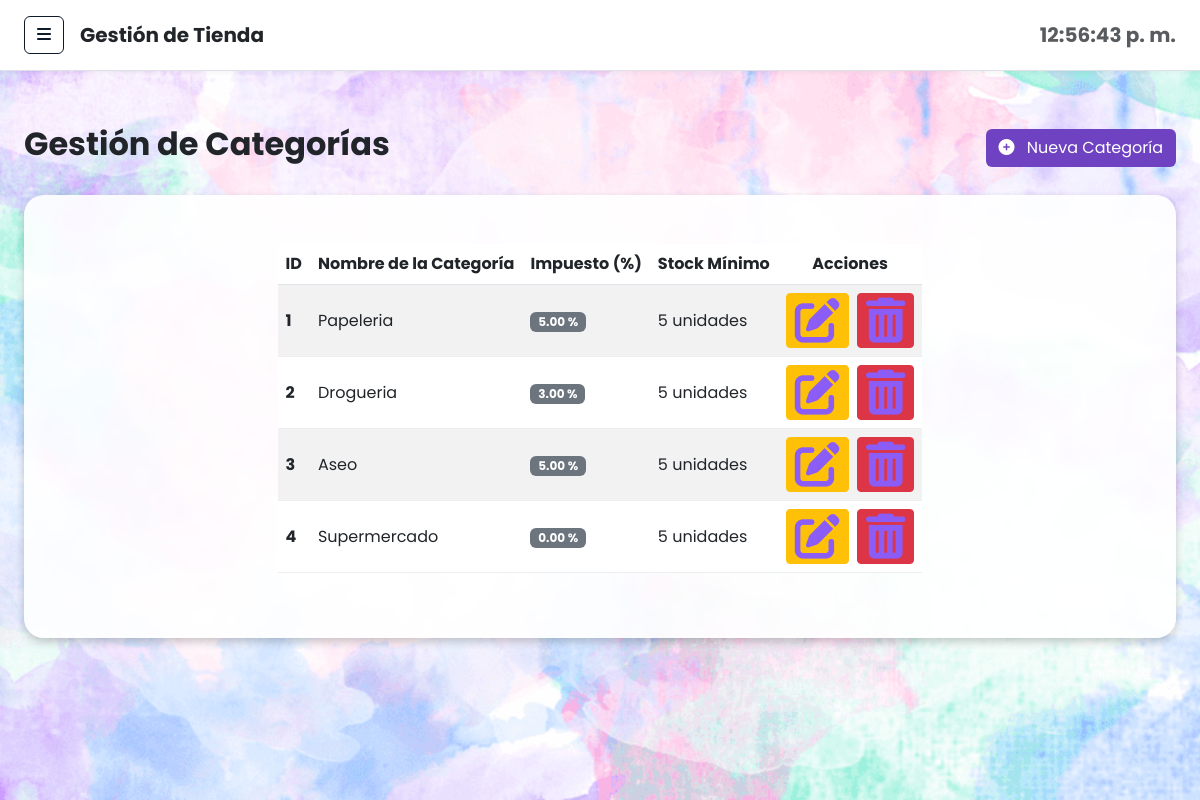
The app's page /categoria/selecionar.php with its own data.
### tables this page shows
CREATE TABLE `categoria` (
  `id_categoria` int NOT NULL,
  `nombre` varchar(50) NOT NULL,
  `porcentaje_impuesto` decimal(5,2) NOT NULL,
  `stock_minimo` int NOT NULL DEFAULT '5'
);

### categoria/selecionar.php (the view, shortened to what this page needs)
<?php
require_once '../config/conexion.php';
$query = "SELECT * FROM Categoria";
$resultado = $conexion->query($query);
include '../includes/header.php';
include '../includes/sidebar.php';
?>
<div class="d-flex justify-content-between align-items-center mb-4">
    <h2 class="text-dark fw-bold">Gestión de Categorías</h2>
    <a href="insertar.php" class="btn text-white" style="background-color: #6f42c1;">
        <i class="fas fa-plus-circle me-2"></i> Nueva Categoría
    </a>
</div>
<div class="card shadow-sm border-0">
    <div class="card-body p-4">
        <div class="table-responsive">
            <table class="table table-hover table-striped align-middle">
                <thead style="background-color: #0d1b2a; color: white;">
                    <tr>
                        <th scope="col">ID</th>
                        <th scope="col">Nombre de la Categoría</th>
                        <th scope="col">Impuesto (%)</th>
                        <th scope="col">Stock Mínimo</th>
                        <th scope="col" class="text-center">Acciones</th>
                    </tr>
                </thead>
                <tbody>
                    <?php if ($resultado->num_rows > 0): ?>
                        <?php while ($fila = $resultado->fetch_assoc()): ?>
                            <tr>
                                <td><strong><?= $fila['id_categoria'] ?></strong></td>
                                <td><?= $fila['nombre'] ?></td>
                                <td>
                                    <span class="badge bg-secondary">
                                        <?= number_format($fila['porcentaje_impuesto'], 2) ?> %
                                    </span>
                                </td>
                                <td><?= $fila['stock_minimo'] ?> unidades</td>
                                <td class="text-center">
                                    <a href="insertar.php?id=<?= $fila['id_categoria'] ?>" class="btn btn-sm btn-warning text-dark me-1" title="insertar">
                                        <i class="fas fa-edit"></i>
                                    </a>
                                    <a href="eliminar.php?id=<?= $fila['id_categoria'] ?>" class="btn btn-sm btn-danger" title="Eliminar" onclick="return confirm('¿Estás seguro de que deseas eliminar esta categoría?');">
                                        <i class="fas fa-trash-alt"></i>
                                    </a>
                                </td>
                            </tr>
                        <?php endwhile; ?>
                    <?php endif; ?>
                </tbody>
            </table>
        </div>
    </div>
</div>
<?php
include '../includes/footer.php';
?>

### css/estilos.css (style rules this page uses)
* { margin: 0; padding: 0; box-sizing: border-box; font-family: 'Poppins', sans-serif; }
body { display: flex; background: #f4f7fe; }
.card { background: white; padding: 25px; border-radius: 20px; display: flex; justify-content: space-between; align-items: center; box-shadow: 0 4px 20px rgba(0,0,0,0.05); transition: 0.3s; }
.card i { font-size: 45px; color: #3b82f6; }
table { width: 100%; border-collapse: collapse; }
table th { text-align: left; padding: 15px; background: #f3f4f6; }
table td { padding: 15px; border-bottom: 1px solid #eee; }
.card i { color: #8b5cf6; }
body { background-color: #f4f6f9; overflow-x: hidden; margin: 0; }

### includes/header.php (style rules this page uses)
body, #page-content-wrapper { background-image: url('/Proyecto/img/fondo.png') !important; background-size: cover !important; background-position: center !important; background-repeat: no-repeat !important; background-attachment: fixed !important; }
.card { background-color: rgba(255, 255, 255, 0.90) !important; box-shadow: 0 4px 8px rgba(0, 0, 0, 0.2) !important; backdrop-filter: blur(4px); }

### records on screen
categoria: id_categoria "1", nombre "Papeleria", porcentaje_impuesto "5.00", stock_minimo "5"
categoria: id_categoria "2", nombre "Drogueria", porcentaje_impuesto "3.00", stock_minimo "5"
categoria: id_categoria "3", nombre "Aseo", porcentaje_impuesto "5.00", stock_minimo "5"
categoria: id_categoria "4", nombre "Supermercado", porcentaje_impuesto "0.00", stock_minimo "5"
